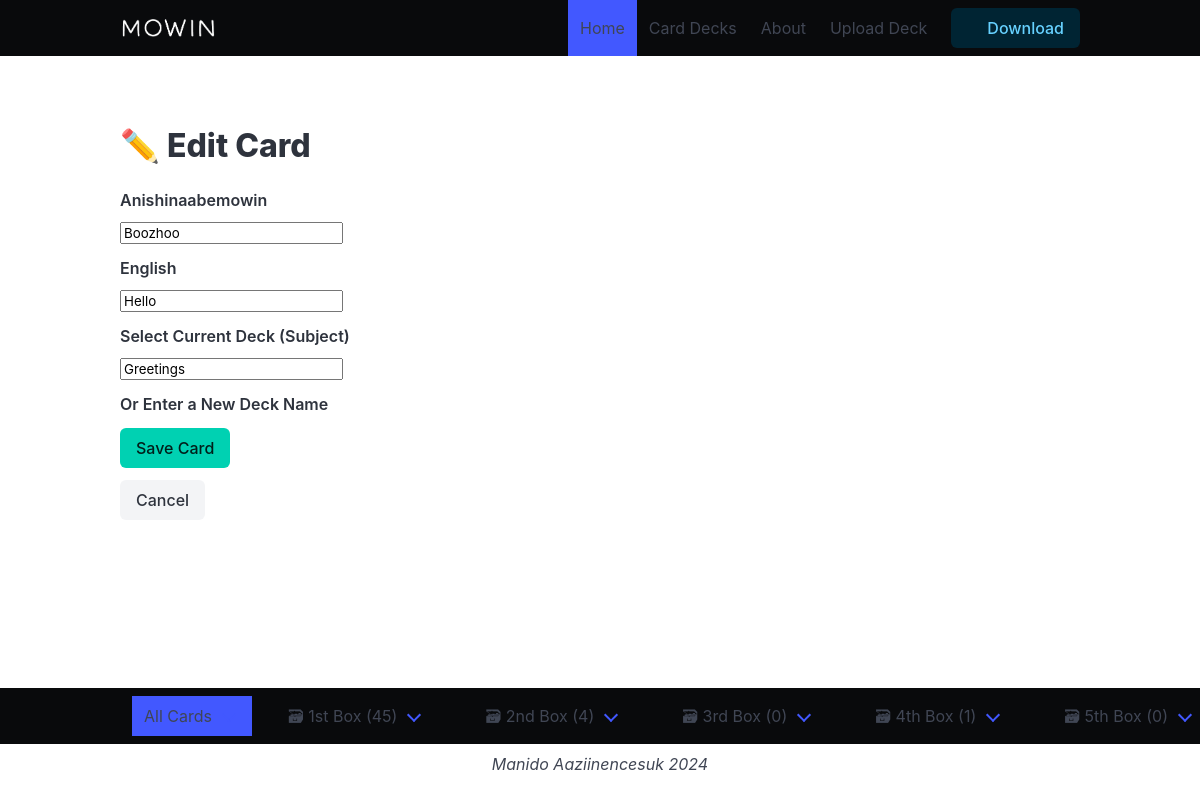
Screenshot of /edit/1 with the database file from the repository.
### cards/models.py (models this page shows, shortened)
class Card(models.Model):
    anishinaabemowin = models.CharField(max_length=100)
    english = models.CharField(max_length=100)
    subject = models.CharField(max_length=100)
    box = models.IntegerField(
        choices=zip(BOXES, BOXES),
        default=BOXES[0],
    )
    date_created = models.DateTimeField(auto_now_add=True)

### cards/views.py (the view, shortened to what this page needs)
# urls.py: path("edit/<int:pk>", CardUpdateView.as_view(), name="card-update"),
class CardUpdateView(UpdateView):
    model = Card
    template_name = "cards/card_form.html"
    fields = ["anishinaabemowin", "english", "subject"]

### cards/templatetags/cards_tags.py (called while the page is built)
@register.inclusion_tag("cards/box_links.html")
def boxes_as_links():
    boxes = []
    for box_num in BOXES:
        card_count = Card.objects.filter(box=box_num).count()
        boxes.append({
            "number": box_num,
            "card_count": card_count,
        })
    return {"boxes": boxes}

### cards/templates/cards/card_form.html (shortened to what this page needs)
{% extends "cards/base.html" %}
{% block content %}
<section class="section">
    <div class="container">
        {% if card %}
        <h2 class="title">✏️ Edit Card</h2>
        {% else %}
        <h2 class="title">✨ Create New Card</h2>
        {% endif %}
        <form method="post">
            <div class="field">
                <label class="label">Anishinaabemowin</label>
                <div class="control">
                    {{ form.anishinaabemowin }}
                </div>
            </div>
            <div class="field">
                <label class="label">English</label>
                <div class="control">
                    {{ form.english }}
                </div>
            </div>
            <div class="field">
                <label class="label">Select Current Deck (Subject)</label>
                <div class="control">
                    {{ form.subject }}
                </div>
            </div>
            <div class="field">
                <label class="label">Or Enter a New Deck Name</label>
            </div>
            <div class="field">
                <div class="control">
                    <button type="submit" class="button is-primary">Save Card</button>
                </div>
            </div>
        </form>
        <a href="{% url 'card-list' %}" class="button is-light mt-3">Cancel</a>
    </div>
</section>
{% endblock %}

### rows the page displays
Card: anishinaabemowin "Boozhoo", english "Hello", subject "Greetings"

### other values shown
{{ box.number | ordinal }} "1st" "2nd" "3rd" "4th" "5th"
{{ box.card_count }} "45" "4" "0" "1" "0"
